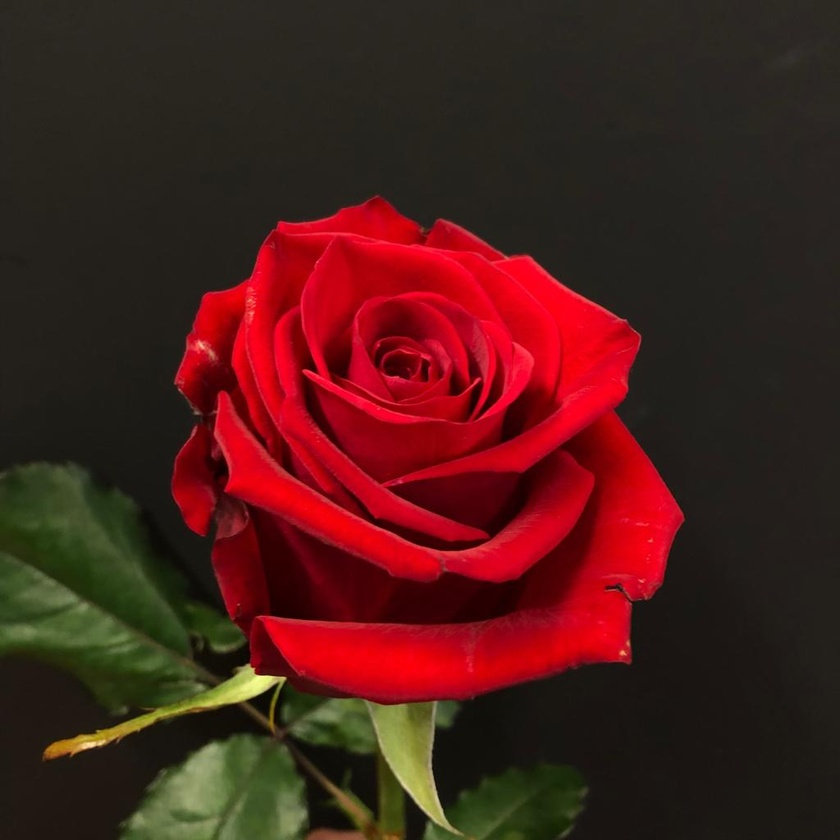
#> input picture Red.jpg, 840 x 840 px, shrunk from 1024 x 1024 before the run
$ python assignment6.py
#> lines starting #> are read from the running program, lines starting #| are printed output that depends on the picture; after the words box and inside, x2 and y2 are one past the last pixel; in counts of white or black regions, pixels touching at a corner belong together
import numpy as np
import matplotlib.pyplot as plt
import cv2
import math
import random

def main():
    rgb=plt.imread('Red.jpg')
#> rgb is the input picture: shape (840, 840, 3); mean R, G, B 74.6, 30, 25.9
    plt.figure(figsize=(50,100))
    grayscale=cv2.cvtColor(rgb,cv2.COLOR_RGB2GRAY)
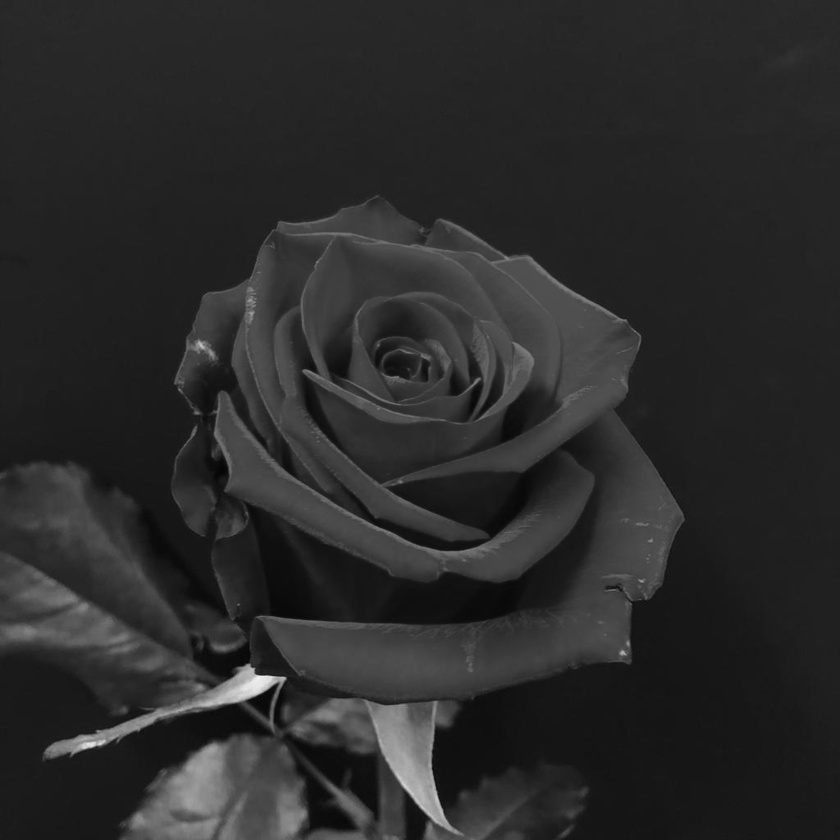
#> grayscale: shape (840, 840); min 5, max 241, mean 42.8
    plt.subplot(3,2,1)
    plt.title("Grayscale Image",fontsize=10)
    plt.imshow(grayscale,cmap='gray')

    w,h=grayscale.shape
#> w = 840; h = 840

    #Filtered Image(averaging)
    average_kernel = np.array([[1/9, 1/9, 1/9],
                        [1/9 ,1/9, 1/9],
                        [1/9, 1/9 ,1/9]])
    average_img = cv2.filter2D(grayscale, -1,average_kernel)

    plt.subplot(3,2,2)
    plt.title("Filtered Image(averaging)",fontsize=10)
    plt.imshow(average_img,cmap='gray')

    #Nosiy Image
    nosiy_img=grayscale
    number_of_pixels = random.randint(300, 10000)
    for i in range(number_of_pixels):

        y_coord=random.randint(0, w - 1)
        x_coord=random.randint(0, h - 1)
        nosiy_img[y_coord][x_coord] = 255
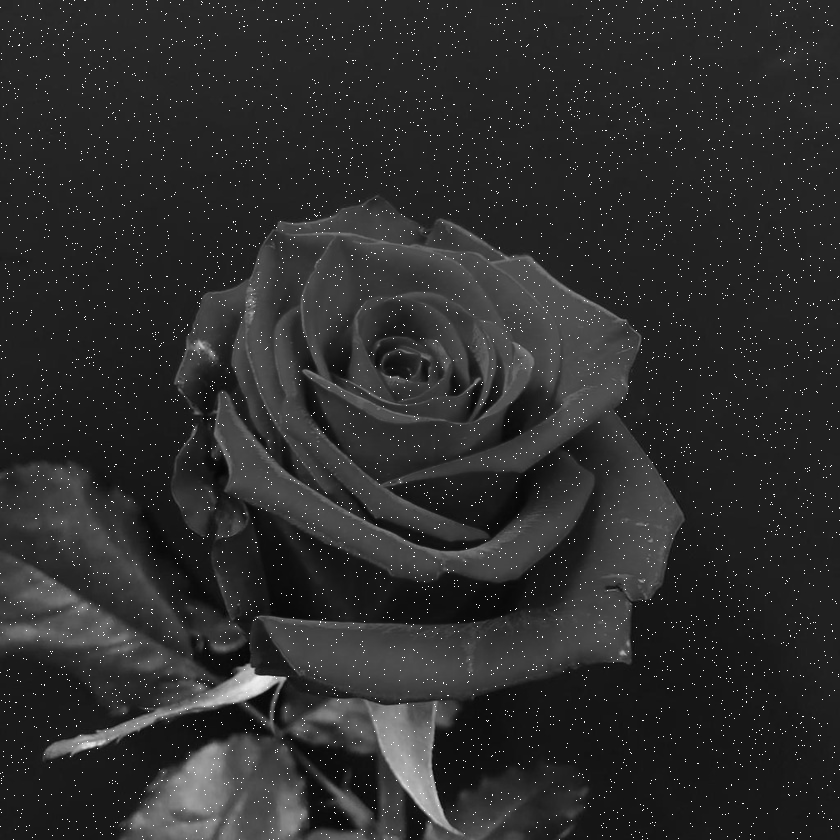
#> nosiy_img: shape (840, 840); 0.93% of pixels changed, all inside (x1, y1, x2, y2) = (0, 0, 840, 840)

    number_of_pixels = random.randint(300 , 10000)
    for i in range(number_of_pixels):

        y_coord=random.randint(0, w - 1)
        x_coord=random.randint(0, h - 1)
        nosiy_img[y_coord][x_coord] = 0
#> nosiy_img: shape (840, 840); 0.08% of pixels changed, all inside (x1, y1, x2, y2) = (0, 1, 840, 838)


    plt.subplot(3,2,3)
    plt.title("Nosiy Image(salt & pepper noise)",fontsize=10)
    plt.imshow(nosiy_img,cmap='gray')


    #Nosiy Image(average filtering)
    average_kernel = np.array([[1/9, 1/9, 1/9],
                        [1/9 ,1/9, 1/9],
                        [1/9, 1/9 ,1/9]])
    nosiy_average_img = cv2.filter2D(nosiy_img, -1,average_kernel)

    plt.subplot(3,2,4)
    plt.title("Filtered Nosiy Image(averaging)",fontsize=10)
    plt.imshow(nosiy_average_img,cmap='gray')

    #Gaussian Filter
    gaussian_kernel = np.array([[1,2,1],[2,4,2],[1,2,1]],dtype =np.float64)/16
    nosiy_gaussian_img= cv2.filter2D(nosiy_img, -1,gaussian_kernel)

    plt.subplot(3,2,5)
    plt.title('Filtered Nosiy Image(gaussian kernel)',fontsize=10)
    plt.imshow(nosiy_gaussian_img,cmap='gray')

    #Median Filter
    median_img = cv2.medianBlur(nosiy_img,3)

    plt.subplot(3,2,6)
    plt.title('Median Filter',fontsize=10)
    plt.imshow(median_img,cmap='gray')

    plt.show()

if __name__=='__main__':
    main()
